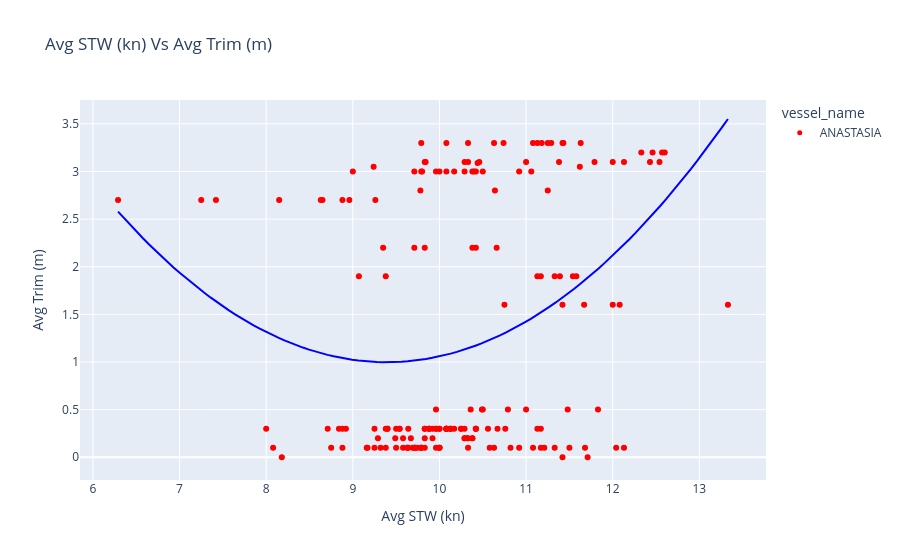

The code cell stored with this chart in its notebook:
### Code cell
if report_type == "vessel":
    if method != 'both':
        for i in s['data']:
            imo = i
                        
        DataTable_df = pd.DataFrame.from_dict(s['data']['9625970'])
        #print(DataTable_df)
        DataTable_df = DataTable_df[DataTable_df[x_axis] != 0]
        DataTable_df = DataTable_df.dropna(subset=[x_axis])
        vessel_name_single_None = DataTable_df[["vessel_name"]]

        corrected_date= DataTable_df['corrected_date']
        color = colorPallet.get(imo, 'blue')  # Default color if IMO is not found
        fig = px.scatter(DataTable_df, x=x_axis, y=y_axis, color="vessel_name", 
                         color_discrete_map=colorPallet,
                         title=f"{x} Vs {y}", labels={x_axis: x, y_axis: y}, size_max=18)
        if Type == "None" or Type is None:
            fig = px.scatter(DataTable_df, x=x_axis, y=y_axis, color="vessel_name", color_discrete_map=colorPallet)
            plot_div = fig.to_html(full_html=False)
            fig.show()
            plot_div = pyo.plot(fig, include_plotlyjs=True, output_type='div', config={'displayModeBar': False})

        elif Type == "Linear":
            fig.update_traces(marker=dict(size=5))
            fig.update_layout(shapes=[
                dict(
                    type='line',
                    x0=DataTable_df[x_axis].min(),
                    x1=DataTable_df[x_axis].max(),
                    y0=DataTable_df[y_axis].min(),
                    y1=DataTable_df[y_axis].max(),
                    line=dict(color=color, width=3)
                )
            ])
            
            fig.show()
            plot_div = pyo.plot(fig, include_plotlyjs=True, output_type='div', config={'displayModeBar': False})
        elif Type == "2nd Degree Polynomial" or Type == 'Quad':
            fig.update_traces(marker=dict(size=5))
            
            # Scatter trace with no legend entry
            scatter_trace = px.scatter(DataTable_df, x=x_axis, y=y_axis, color="vessel_name", 
                                       color_discrete_map=colorPallet).data[0]
            scatter_trace.update(showlegend=False)  # Hide the legend for scatter trace
            fig.add_trace(scatter_trace)
            
            # Fit polynomial line
            poly_coeffs = np.polyfit(DataTable_df[x_axis], DataTable_df[y_axis], 2)
            x_vals = np.linspace(DataTable_df[x_axis].min(), DataTable_df[x_axis].max(), 100)
            y_vals = np.polyval(poly_coeffs, x_vals)
            
            # Line trace with no legend entry
            line_trace = go.Scatter(x=x_vals, y=y_vals, mode='lines', line=dict(color=color), showlegend=False)
            fig.add_trace(line_trace)
            
            fig.show()
            plot_div = pyo.plot(fig, include_plotlyjs=True, output_type='div', config={'displayModeBar': False})


        elif Type == "3rd Degree Polynomial":
            fig.update_traces(marker=dict(size=5))
            
            # Scatter trace with no legend entry
            scatter_trace = px.scatter(DataTable_df, x=x_axis, y=y_axis, color="vessel_name", 
                                       color_discrete_map=colorPallet).data[0]
            scatter_trace.update(showlegend=False)  # Hide the legend for scatter trace
            fig.add_trace(scatter_trace)
            
            # Fit polynomial line
            regression_vrs_data = pd.DataFrame.from_dict(s['data']['regression_vrs'])
            regression_vrs_data = regression_vrs_data.sort_values('regression-x-data')
            x_vals = regression_vrs_data['regression-x-data']
            y_vals = regression_vrs_data['regression-y-data']
            line_trace = go.Scatter(x=x_vals, y=y_vals, mode='lines', 
                                    line=dict(color='green'), name='Polynomial Fit')
            fig.add_trace(line_trace)

            fig.show()
            plot_div = pyo.plot(fig, include_plotlyjs=True, output_type='div', config={'displayModeBar': False})
    else:
        for i in s['data']:
            imo = i
            DataTable_df = pd.DataFrame.from_dict(s['data'][imo])
            DataTable_df = DataTable_df[DataTable_df[x_axis] != 0]
            vrs_data = DataTable_df[DataTable_df['type'] == 'VRS Data']
            ada_data = DataTable_df[DataTable_df['type'] == 'ADA Data']

        fig = px.scatter(DataTable_df, x=x_axis, y=y_axis, size_max=18)

        if Type == "None" or Type is None:
            fig.add_trace(go.Scatter(x=ada_data[x_axis], y=ada_data[y_axis], mode='markers', marker=dict(color='red', size=5), name='ADA Data'))
            fig.add_trace(go.Scatter(x=vrs_data[x_axis], y=vrs_data[y_axis], mode='markers', marker=dict(color='green', size=5), name='VRS Data'))
        elif Type == "Linear":
            fig.add_trace(go.Scatter(x=ada_data[x_axis], y=ada_data[y_axis], mode='markers', marker=dict(color='red', size=5), name='ADA Data'))
            fig.add_trace(go.Scatter(x=vrs_data[x_axis], y=vrs_data[y_axis], mode='markers', marker=dict(color='green', size=5), name='VRS Data'))
            for data, color in [(ada_data, 'red'), (vrs_data, 'green')]:
                coeffs = np.polyfit(data[x_axis], data[y_axis], 1)
                x_vals = np.linspace(data[x_axis].min(), data[x_axis].max(), 100)
                y_vals = np.polyval(coeffs, x_vals)
                fig.add_trace(go.Scatter(x=x_vals, y=y_vals, mode='lines', line=dict(color=color), name=''))
        elif Type == "2nd Degree Polynomial" or Type == 'Quad':
            fig.add_trace(go.Scatter(x=ada_data[x_axis], y=ada_data[y_axis], mode='markers', marker=dict(color='red', size=5), name='ADA Data'))
            fig.add_trace(go.Scatter(x=vrs_data[x_axis], y=vrs_data[y_axis], mode='markers', marker=dict(color='green', size=5), name='VRS Data'))
            for data, color in [(ada_data, 'red'), (vrs_data, 'green')]:
                coeffs = np.polyfit(data[x_axis], data[y_axis], 2)
                x_vals = np.linspace(data[x_axis].min(), data[x_axis].max(), 100)
                y_vals = np.polyval(coeffs, x_vals)
                fig.add_trace(go.Scatter(x=x_vals, y=y_vals, mode='lines', line=dict(color=color), name=''))
        elif Type == "3rd Degree Polynomial":
            fig.add_trace(go.Scatter(x=ada_data[x_axis], y=ada_data[y_axis], mode='markers', marker=dict(color='red', size=5), name='ADA Data'))
            fig.add_trace(go.Scatter(x=vrs_data[x_axis], y=vrs_data[y_axis], mode='markers', marker=dict(color='green', size=5), name='VRS Data'))
            for data, color in [(ada_data, 'red'), (vrs_data, 'green')]:
                coeffs = np.polyfit(data[x_axis], data[y_axis], 3)
                x_vals = np.linspace(data[x_axis].min(), data[x_axis].max(), 100)
                y_vals = np.polyval(coeffs, x_vals)
                fig.add_trace(go.Scatter(x=x_vals, y=y_vals, mode='lines', line=dict(color=color), name=''))
        fig.show()
        plot_div = fig.to_html(full_html=False)

### Figure 1 — Plotly figure (JSON) as saved in the notebook; plotly's stock layout.template omitted (floating-point values rounded to 4 significant figures; data arrays with more than 128 entries replaced by an {"elided": "..."} marker saying what was removed)
{"data": [{"hovertemplate": "vessel_name=ANASTASIA<br>Avg STW (kn)=%{x}<br>Avg Trim (m)=%{y}<extra></extra>", "legendgroup": "ANASTASIA", "marker": {"color": "#FF0000", "size": 5, "symbol": "circle"}, "mode": "markers", "name": "ANASTASIA", "orientation": "v", "showlegend": true, "type": "scatter", "x": {"elided": "184 float values"}, "xaxis": "x", "y": {"elided": "184 float values"}, "yaxis": "y"}, {"hovertemplate": "vessel_name=ANASTASIA<br>stw=%{x}<br>trim=%{y}<extra></extra>", "legendgroup": "ANASTASIA", "marker": {"color": "#FF0000", "symbol": "circle"}, "mode": "markers", "name": "ANASTASIA", "orientation": "v", "showlegend": false, "type": "scatter", "x": {"elided": "184 float values"}, "xaxis": "x", "y": {"elided": "184 float values"}, "yaxis": "y"}, {"line": {"color": "blue"}, "mode": "lines", "showlegend": false, "type": "scatter", "x": [6.29, 6.361, 6.432, 6.503, 6.574, 6.646, 6.717, 6.788, 6.859, 6.93, 7.001, 7.072, 7.143, 7.214, 7.286, 7.357, 7.428, 7.499, 7.57, 7.641, 7.712, 7.783, 7.854, 7.926, 7.997, 8.068, 8.139, 8.21, 8.281, 8.352, 8.423, 8.494, 8.566, 8.637, 8.708, 8.779, 8.85, 8.921, 8.992, 9.063, 9.134, 9.206, 9.277, 9.348, 9.419, 9.49, 9.561, 9.632, 9.703, 9.774, 9.846, 9.917, 9.988, 10.06, 10.13, 10.2, 10.27, 10.34, 10.41, 10.49, 10.56, 10.63, 10.7, 10.77, 10.84, 10.91, 10.98, 11.05, 11.13, 11.2, 11.27, 11.34, 11.41, 11.48, 11.55, 11.62, 11.69, 11.77, 11.84, 11.91, 11.98, 12.05, 12.12, 12.19, 12.26, 12.33, 12.41, 12.48, 12.55, 12.62, 12.69, 12.76, 12.83, 12.9, 12.97, 13.05, 13.12, 13.19, 13.26, 13.33], "y": [2.578, 2.506, 2.436, 2.368, 2.301, 2.236, 2.173, 2.111, 2.051, 1.993, 1.936, 1.881, 1.828, 1.776, 1.726, 1.678, 1.631, 1.586, 1.543, 1.501, 1.461, 1.422, 1.386, 1.351, 1.317, 1.285, 1.255, 1.227, 1.2, 1.175, 1.152, 1.13, 1.11, 1.091, 1.074, 1.059, 1.046, 1.034, 1.024, 1.015, 1.009, 1.004, 1.0, 0.9983, 0.9981, 0.9996, 1.003, 1.008, 1.014, 1.022, 1.032, 1.044, 1.057, 1.072, 1.088, 1.106, 1.126, 1.147, 1.171, 1.195, 1.222, 1.25, 1.28, 1.311, 1.344, 1.379, 1.416, 1.454, 1.493, 1.535, 1.578, 1.623, 1.669, 1.717, 1.767, 1.818, 1.871, 1.926, 1.982, 2.041, 2.1, 2.162, 2.225, 2.289, 2.356, 2.424, 2.493, 2.565, 2.638, 2.713, 2.789, 2.867, 2.947, 3.028, 3.111, 3.196, 3.282, 3.37, 3.46, 3.551]}], "layout": {"autosize": true, "legend": {"title": {"text": "vessel_name"}, "tracegroupgap": 0}, "title": {"text": "Avg STW (kn) Vs Avg Trim (m)"}, "xaxis": {"anchor": "y", "autorange": true, "domain": [0, 1], "range": [5.861, 13.76], "title": {"text": "Avg STW (kn)"}, "type": "linear"}, "yaxis": {"anchor": "x", "autorange": true, "domain": [0, 1], "range": [-0.2861, 3.753], "title": {"text": "Avg Trim (m)"}, "type": "linear"}}}
